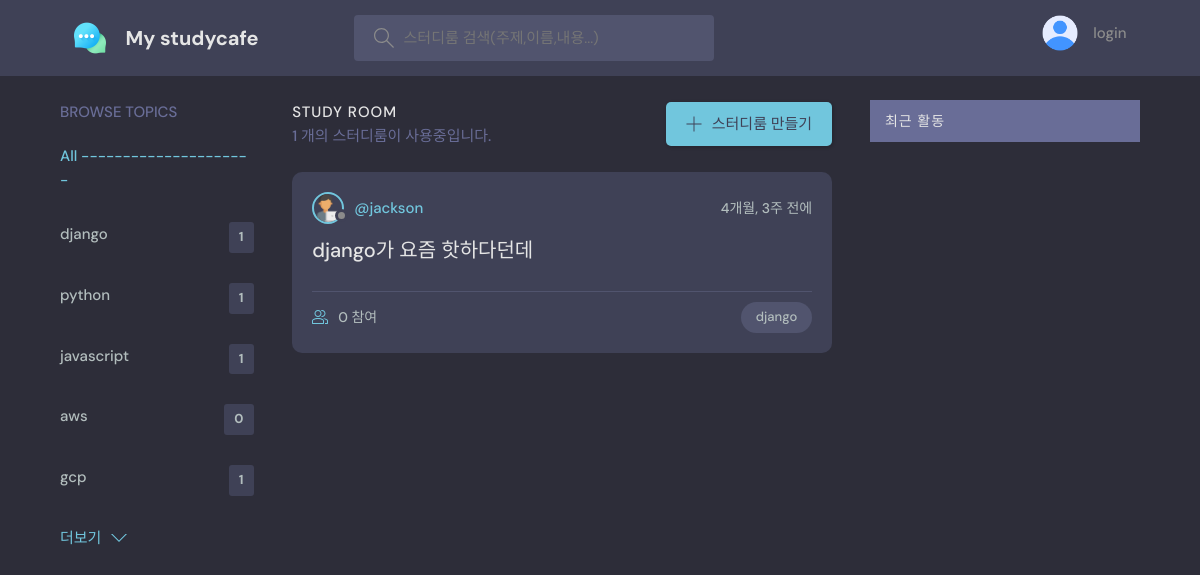
Page /?q=django on the earlier database version.
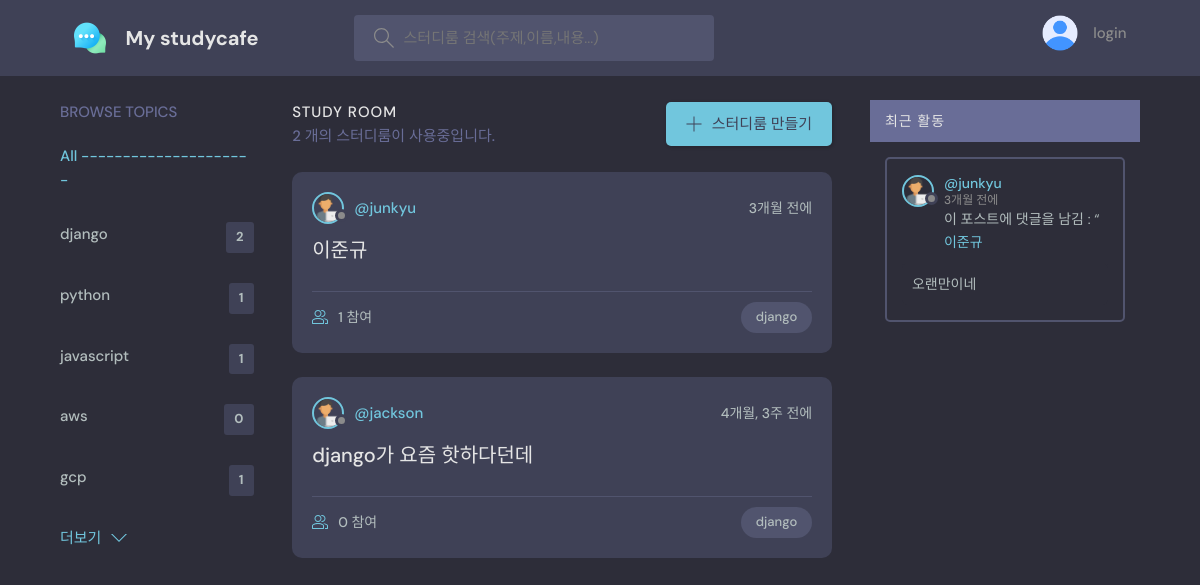
Same page on the later database version.
### discord/models.py (models this page shows, shortened)
class Topic(models.Model):
    name = models.CharField(max_length=200)

class Room(models.Model):
    host = models.ForeignKey(User, on_delete=models.SET_NULL, null=True)
    topic = models.ForeignKey(Topic, on_delete=models.SET_NULL, null=True)
    name = models.CharField(max_length=200)
    description = models.TextField(null=True, blank=True)
    participants = models.ManyToManyField(User, related_name='participants', blank=True)
    updated = models.DateTimeField(auto_now=True)
    created = models.DateTimeField(auto_now_add=True)
    class Meta:
        ordering = ['-created','-updated']
    def __str__(self):
        return self.name

class Message(models.Model):
    user = models.ForeignKey(User, on_delete=models.CASCADE)
    room = models.ForeignKey(Room, on_delete=models.CASCADE)
    body = models.TextField()
    updated = models.DateTimeField(auto_now=True)
    created = models.DateTimeField(auto_now_add=True)
    class Meta:
        ordering = ['-created','-updated']

### discord/views.py (the view)
# urls.py: path('', views.home, name = "home"),
def home(request):
    q = request.GET.get('q') if request.GET.get('q') != None else ''
    rooms = Room.objects.filter(
        Q(topic__name__icontains=q) |
        Q(name__icontains=q) |
        Q(description__icontains=q) |
        Q(host__username__icontains=q)
    )
    topics = Topic.objects.all()[:5]
    room_count = rooms.count()
    room_messages = Message.objects.filter(Q(room__topic__name__icontains=q))[:5]
    context = {'rooms':rooms, 'topics':topics, 'room_count':room_count, 'room_messages':room_messages}
    return render(request, 'base/home.html', context)

### discord/templates/base/home.html (shortened to what this page needs)
{% extends 'main.html' %}
{% block content %}
  <main class="layout layout--3">
    <div class="container">
      {% include 'base/topics_component.html' %}
      <div class="roomList">
        <div class="roomList__header">
            <div>
              <h2>Study Room</h2>
              <p>{{room_count}} 개의 스터디룸이 사용중입니다.</p>
            </div>
            <a class="btn btn--main" href="{% url 'create-room' %}">
              <svg version="1.1" xmlns="http://www.w3.org/2000/svg" width="32" height="32" viewBox="0 0 32 32">
                <title>add</title>
                <path
                  d="M16.943 0.943h-1.885v14.115h-14.115v1.885h14.115v14.115h1.885v-14.115h14.115v-1.885h-14.115v-14.115z"
                ></path>
              </svg>
               스터디룸 만들기
            </a>
        </div>
       {% include 'base/feed_component.html' %}
      </div>
      {% include 'base/activity_component.html' %}
    </div>
  </main>
  {% endblock content %}

### discord/templates/base/topics_component.html
<div class="topics">
  <div class="topics__header">
      <h2>Browse Topics</h2>
  </div>
  <ul class="topics__list">
      <li>
          <a href="{% url 'home' %}" class="active"> All ---------------------</a>
      </li>
      {% for topic in topics %}
      <li>
          <a href="{% url 'home' %}?q={{topic.name}}">{{topic.name}}<span>{{topic.room_set.all.count}}</span></a>
      </li>
      {% endfor %}
  </ul>
  <a class="btn btn--link" href="{% url 'topics' %}">
      더보기
      <svg version="1.1" xmlns="http://www.w3.org/2000/svg" width="32" height="32" viewBox="0 0 32 32">
          <title>chevron-down</title>
          <path d="M16 21l-13-13h-3l16 16 16-16h-3l-13 13z"></path>
      </svg>
  </a>
</div>

### discord/templates/base/feed_component.html (shortened to what this page needs)
  {% load static %}
  {% for room in rooms %}
    <div class="roomListRoom">
      <div class="roomListRoom__header">
        <a href="{% url 'user-profile' room.host.id %}" class="roomListRoom__author">
          <div class="avatar avatar--small">
            <img src="{% static 'images/programmer.png' %}" />
          </div>
          <span>@{{room.host.username}}</span>
        </a>
        <div class="roomListRoom__actions">
          <span>{{room.created|timesince}} 전에 </span>
        </div>
      </div>
      <div class="roomListRoom__content">
        <a href="{% url 'room' room.id %}">{{room.name}}</a>
      </div>
      <div class="roomListRoom__meta">
        <a href="{% url 'room' room.id %}" class="roomListRoom__joined">
          {{room.participants.all.count}} 참여
        </a>
        <p class="roomListRoom__topic">{{room.topic.name}}</p>
      </div>
    </div>
  {% endfor %}

### discord/templates/base/activity_component.html (shortened to what this page needs)
{% load static %}
<div>
<div class="activities__header">
    <h2>최근 활동</h2>
</div>
  {% for message in room_messages %}
  <div class="activities__box">
    <div class="activities__boxHeader roomListRoom__header">
      <a href="{% url 'user-profile' message.user.id %}" class="roomListRoom__author">
        <div class="avatar avatar--small">
          <img src="{% static 'images/programmer.png' %}" />
        </div>
        <p>
          @{{message.user}}
          <span>{{message.created|timesince}} 전에</span>
        </p>
      </a>
    </div>
    <div class="activities__boxContent">
      <p>이 포스트에 댓글을 남김 : “<a href="{% url 'room' message.room.id %}">{{message.room}}</a></p>
      <div class="activities__boxRoomContent">{{message.body}}</div>
    </div>
  </div>
{% endfor %}

Differences in the rows shown:
computed for Topic "django": room_set.all.count "1" → "2"
added Room: host.username "junkyu", created "3개월", name "이준규", participants.all.count "1", topic.name "django"
added Message: user "junkyu", created "3개월", room "이준규", body "오랜만이네"
Other differences:
{{ room_count }}: "1" → "2"
